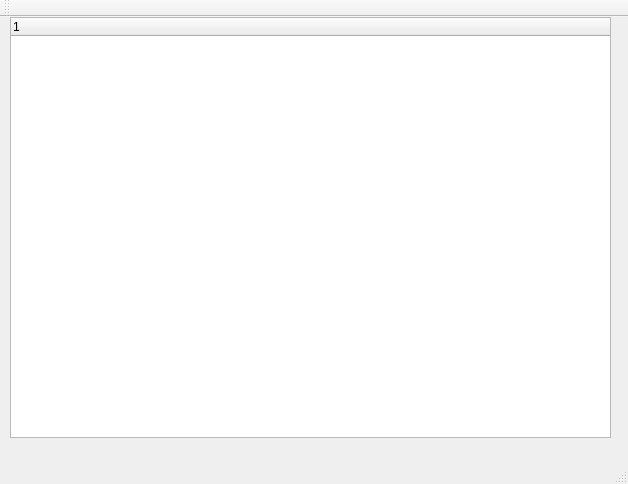
<?xml version="1.0" encoding="UTF-8"?>
<ui version="4.0">
 <class>MainWindow</class>
 <widget class="QMainWindow" name="MainWindow">
  <property name="geometry">
   <rect>
    <x>0</x>
    <y>0</y>
    <width>628</width>
    <height>484</height>
   </rect>
  </property>
  <property name="windowTitle">
   <string>MainWindow</string>
  </property>
  <widget class="QWidget" name="centralWidget">
   <widget class="QTreeWidget" name="treeWidget">
    <property name="geometry">
     <rect>
      <x>10</x>
      <y>0</y>
      <width>601</width>
      <height>421</height>
     </rect>
    </property>
    <column>
     <property name="text">
      <string notr="true">1</string>
     </property>
    </column>
   </widget>
  </widget>
  <widget class="QMenuBar" name="menuBar">
   <property name="geometry">
    <rect>
     <x>0</x>
     <y>0</y>
     <width>628</width>
     <height>26</height>
    </rect>
   </property>
  </widget>
  <widget class="QToolBar" name="mainToolBar">
   <attribute name="toolBarArea">
    <enum>TopToolBarArea</enum>
   </attribute>
   <attribute name="toolBarBreak">
    <bool>false</bool>
   </attribute>
  </widget>
  <widget class="QStatusBar" name="statusBar"/>
 </widget>
 <layoutdefault spacing="6" margin="11"/>
 <resources/>
 <connections/>
</ui>
